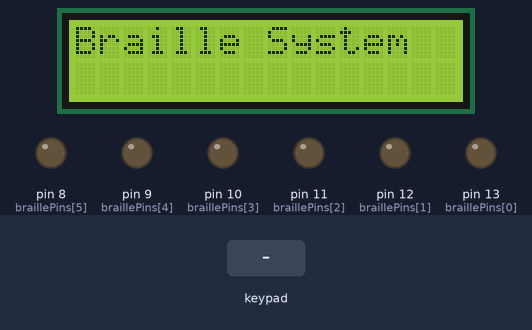
This sketch was run on a simulated Arduino Uno, built with avr-gcc and run on an emulated ATmega328P. Parts: 16×2 character LCD, output pins drawn as LEDs (lit = HIGH). The inputs (shaded band) are chosen by the test bench. What the sketch prints to the serial monitor is not drawn.

Above: at 1.2 s.
1.3 s: keypad keys 2 3 4 5 # pressed 0.4 s apart
At 3.3 s:
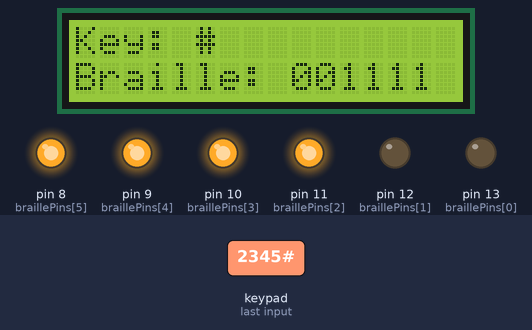
4.8 s: key 'A' pressed
At 6.0 s:
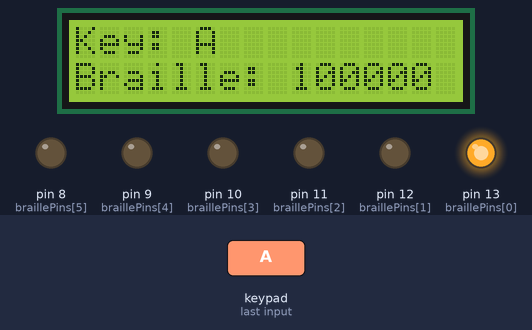
6.3 s: keypad keys 1 3 9 7 * pressed 0.4 s apart
At 9.3 s:
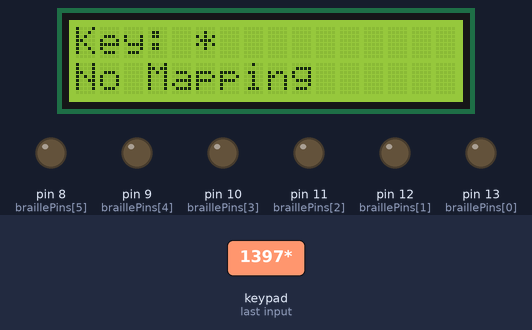
9.8 s: key 'B' pressed
At 10.9 s:
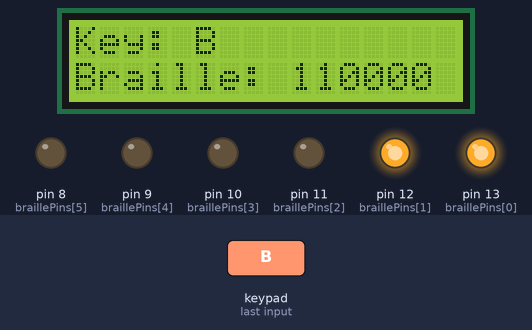
11.3 s: key 'C' pressed
At 12.0 s:
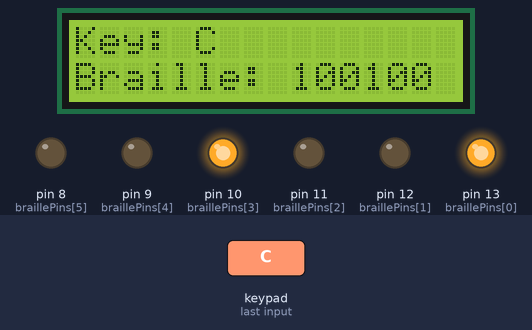
12.8 s: keypad keys 2 3 4 5 D pressed 0.4 s apart
At 15.7 s:
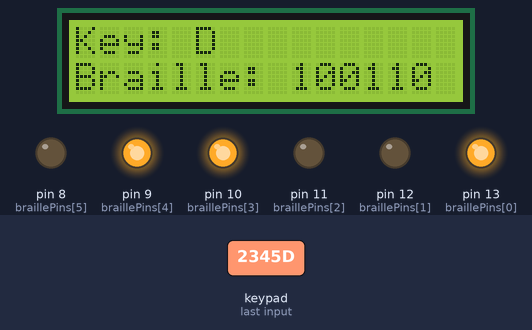
Timing chart, 0 to 17.2 s (numbered marks = the images above; inputs shaded):
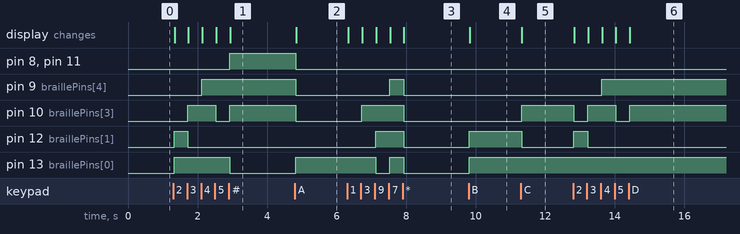

Measured:
- after the input at 1.3 s, pin 8 (braillePins[5]): LOW → HIGH after 1.6 s; pin 9 (braillePins[4]): LOW → HIGH after 0.82 s
- after the input at 4.8 s, pin 8 (braillePins[5]), pin 9 (braillePins[4]), pin 10 (braillePins[3]), pin 11 (braillePins[2]): HIGH → LOW at once; pin 13 (braillePins[0]): LOW → HIGH at once; the display: changes at once (image 2)
- after the input at 6.3 s, pin 9 (braillePins[4]): LOW → HIGH after 1.2 s, → LOW 0.40 s later; pin 10 (braillePins[3]): LOW → HIGH after 0.42 s, → LOW 1.2 s later
- after the input at 9.8 s, pin 12 (braillePins[1]), pin 13 (braillePins[0]): LOW → HIGH at once; the display: changes at once (image 4)
- after the input at 11.3 s, pin 10 (braillePins[3]): LOW → HIGH at once; pin 12 (braillePins[1]): HIGH → LOW at once; the display: changes at once (image 5)
- after the input at 12.8 s, pin 9 (braillePins[4]): LOW → HIGH after 0.82 s; pin 10 (braillePins[3]): alternates HIGH for 0.80 s and LOW for 0.40 s, 4 changes in all, then stays HIGH, starting at once; pin 12 (braillePins[1]): LOW → HIGH at once, → LOW 0.40 s later; the display: first changes at once (image 6 shows a later state)

The sketch:

code.ino
```cpp
#include <Keypad.h>
#include <Wire.h>
#include <LiquidCrystal_I2C.h>

// Initialize I2C LCD (address 0x27, size 16x2)
LiquidCrystal_I2C lcd(0x27, 16, 2);

// Define keypad rows and columns
const byte ROWS = 4;
const byte COLS = 4;
char keys[ROWS][COLS] = {
  {'1', '2', '3', 'A'},
  {'4', '5', '6', 'B'},
  {'7', '8', '9', 'C'},
  {'*', '0', '#', 'D'}
};
byte rowPins[ROWS] = {A0, A1, A2, A3}; // Row pins connected to A0–A3
byte colPins[COLS] = {2, 3, 4, 5};     // Column pins connected to 2–5

// Initialize keypad
Keypad keypad = Keypad(makeKeymap(keys), rowPins, colPins, ROWS, COLS);

// LED pins for Braille dots
int braillePins[6] = {13, 12, 11, 10, 9, 8}; // LED pins connected to 13–8

// Braille patterns (example for numbers 1-9, letters A-D, and custom for #)
// Each array represents the ON/OFF state of 6 LEDs
const bool brailleMap[16][6] = {
  {1, 0, 0, 0, 0, 0}, // 1 (Dot 1)
  {1, 1, 0, 0, 0, 0}, // 2 (Dots 1, 2)
  {1, 0, 0, 1, 0, 0}, // 3 (Dots 1, 4)
  {1, 0, 0, 1, 1, 0}, // 4 (Dots 1, 4, 5)
  {1, 0, 0, 0, 1, 0}, // 5 (Dots 1, 5)
  {1, 1, 0, 1, 0, 0}, // 6 (Dots 1, 2, 4)
  {1, 1, 0, 1, 1, 0}, // 7 (Dots 1, 2, 4, 5)
  {1, 1, 0, 0, 1, 0}, // 8 (Dots 1, 2, 5)
  {0, 1, 0, 1, 0, 0}, // 9 (Dots 2, 4)
  {0, 1, 0, 1, 1, 0}, // 0 (Dots 2, 4, 5)
  {1, 0, 0, 0, 0, 0}, // A (Dots 1, 3)
  {1, 1, 0, 0, 0, 0}, // B (Dots 1, 2, 3)
  {1, 0, 0, 1, 0, 0}, // C (Dots 1, 3, 4)
  {1, 0, 0, 1, 1, 0}, // D (Dots 1, 3, 4, 5)
  {1, 0, 0, 0, 1, 0}, // E (Dots 1, 3, 5)
  {0, 0, 1, 1, 1, 1}  // Custom for # (all LEDs OFF)
};

void setup() {
  // Set LED pins as OUTPUT
  for (int i = 0; i < 6; i++) {
    pinMode(braillePins[i], OUTPUT);
    digitalWrite(braillePins[i], LOW); // Ensure all LEDs are OFF initially
  }

  // Initialize LCD
  lcd.init();
  lcd.backlight();
  lcd.clear();
  lcd.print("Braille System");

  // Initialize Serial
  Serial.begin(9600);
}

void loop() {
  char key = keypad.getKey();

  if (key) {
    Serial.print("Key Pressed: ");
    Serial.println(key);

    // Display key on LCD
    lcd.clear();
    lcd.print("Key: ");
    lcd.print(key);

    // Convert key to Braille pattern index (0-15)
    int index = getIndex(key);

    if (index != -1) {
      Serial.print("Braille Index: ");
      Serial.println(index);
      lcd.setCursor(0, 1);
      lcd.print("Braille: ");
      displayBraille(index); // Display Braille pattern on LEDs
    } else {
      Serial.println("Invalid Key or No Braille Mapping.");
      lcd.setCursor(0, 1);
      lcd.print("No Mapping");
      clearBraille(); // Turn off all LEDs
    }
  }
}

// Map key to Braille pattern index
int getIndex(char key) {
  if (key >= '1' && key <= '9') return key - '1';        // Keys 1-9
  if (key == '0') return 9;                             // Key 0
  if (key >= 'A' && key <= 'D') return key - 'A' + 10;  // Keys A-D
  if (key == '#') return 15;                            // Key # maps to custom index
  return -1; // Invalid key
}

// Display Braille pattern on LEDs
void displayBraille(int index) {
  for (int i = 0; i < 6; i++) {
    digitalWrite(braillePins[i], brailleMap[index][i] ? HIGH : LOW);
  }

  // Show Braille dots state on LCD
  for (int i = 0; i < 6; i++) {
    lcd.setCursor(9 + i, 1); // Start at position 9 on the second row
    lcd.print(brailleMap[index][i] ? "1" : "0");
  }
}

// Turn off all LEDs
void clearBraille() {
  for (int i = 0; i < 6; i++) {
    digitalWrite(braillePins[i], LOW);
  }
}
```
